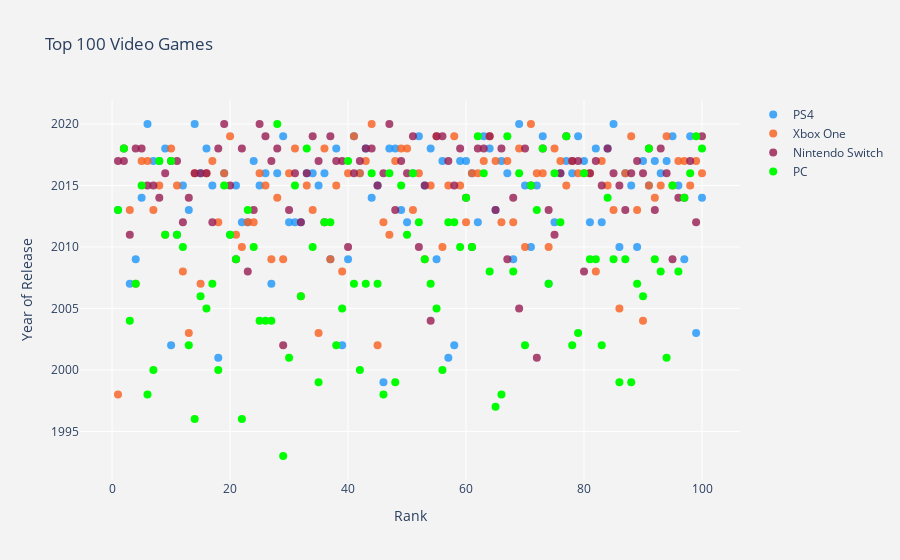

The cell this chart's notebook holds for it:
### Code cell
import plotly.graph_objs as go
from plotly.offline import init_notebook_mode,iplot

trace1 = go.Scatter(
                    x = top_100_ps4['rank'],
                    y = top_100_ps4['Year'],
                    mode = "markers",
                    name = "PS4",
                    marker = dict(color = 'rgba(28, 149, 249, 0.8)',size=8),
                    text= top_100_ps4['name'])

trace2 = go.Scatter(
                    x = top_100_xbone['rank'],
                    y = top_100_xbone['Year'],
                    mode = "markers",
                    name = "Xbox One",
                    marker = dict(color = 'rgba(249, 94, 28, 0.8)',size=8),
                    text= top_100_xbone['name'])
trace3 = go.Scatter(
                    x = top_100_switch['rank'],
                    y = top_100_switch['Year'],
                    mode = "markers",
                    name = "Nintendo Switch",
                    marker = dict(color = 'rgba(150, 26, 80, 0.8)',size=8),
                    text= top_100_switch['name'])
trace4 = go.Scatter(
                    x = top_100_pc['rank'],
                    y = top_100_pc['Year'],
                    mode = "markers",
                    name = "PC",
                    marker = dict(color = 'lime',size=8),
                    text= top_100_pc['name'])

data = [trace1, trace2,trace3,trace4]
layout = dict(title = 'Top 100 Video Games',
              xaxis= dict(title= 'Rank',ticklen= 5,zeroline= False,zerolinewidth=1,gridcolor="white"),
              yaxis= dict(title= 'Year of Release',ticklen= 5,zeroline= False,zerolinewidth=1,gridcolor="white",),
              paper_bgcolor='rgb(243, 243, 243)',
              plot_bgcolor='rgb(243, 243, 243)' )

fig = dict(data = data, layout = layout)
iplot(fig)

### Figure 1 — Plotly figure (JSON) as saved in the notebook; plotly's stock layout.template omitted (floating-point values rounded to 4 significant figures)
{"data": [{"marker": {"color": "rgba(28, 149, 249, 0.8)", "size": 8}, "mode": "markers", "name": "PS4", "text": ["Grand Theft Auto V", "Red Dead Redemption 2", "BioShock", "Uncharted 2: Among Thieves", "The Last Of Us Remastered", "Persona 5 Royal", "Divinity: Original Sin 2", "XCOM 2: War of the Chosen", "God of War", "Grand Theft Auto: Vice City", "Batman: Arkham City", "Divinity: Original Sin - Enhanced Edition", "BioShock Infinite", "The Last of Us Part II", "Persona 5", "Divinity: Original Sin 2 - Definitive Edition", "The Witcher 3: Wild Hunt", "Grand Theft Auto III", "Uncharted 4: A Thief’s End", "Uncharted 3: Drake's Deception", "Bloodborne", "Journey", "The Walking Dead: Season 1", "OKAMI HD / 大神 絶景版", "Undertale", "The Witcher 3: Game of the Year", "Call of Duty 4: Modern Warfare", "The Witcher 3: Wild Hunt - Blood and Wine", "Resident Evil 2", "FEZ", "Dishonored", "Batman: Arkham City - Game of the Year Edition", "Overwatch", "Rez Infinite", "METAL GEAR SOLID V: THE PHANTOM PAIN", "Tumblestone", "Batman: Arkham Asylum", "Shadow of the Colossus  (2018)", "Resident Evil (2002)", "Ticket to Ride", "NieR:Automata Game of the YoRHa Edition", "Death Road to Canada", "Celeste", "Shovel Knight: Treasure Trove", "The Witcher 3: Wild Hunt - Hearts of Stone", "FINAL FANTASY VIII", "Astro Bot: Rescue Mission", "Beat Saber", "Brothers - A Tale of Two Sons", "Spelunky", "NBA 2K17", "Sekiro: Shadows Die Twice", "N++ (NPLUSPLUS)", "Mark of the Ninja: Remastered", "Flower", "What Remains of Edith Finch", "Max Payne", "STAR WARS Jedi Knight II - Jedi Outcast", "F1 2017", "Horizon Zero Dawn", "Dark Souls III", "Borderlands 2", "Monster Hunter World: Iceborne", "Monster Hunter: World", "Rayman Legends", "Nex Machina", "Stardew Valley", "Assassin's Creed II", "Dreams", "Pillars of Eternity", "BioShock 2", "Destiny: The Taken King", "Apex Legends", "UNCHARTED: Drake's Fortune", "Torchlight II", "Battlefield 1", "SteamWorld Dig 2", "XCOM 2", "Devil May Cry 5", "Night in the Woods", "Far Cry 3", "Dead Cells", "Diablo 3", "Return Of The Obra Dinn", "DOOM Eternal", "Limbo", "Sid Meier’s Civilization VI", "Nuclear Throne", "Assassin’s Creed Brotherhood", "Hollow Knight", "Kerbal Space Program", "Injustice 2", "Owlboy", "Final Fantasy XII: The Zodiac Age", "Slay the Spire", "Crypt of the NecroDancer", "Plants vs. Zombies GOTY Edition", "F1 2019", "Jak II", "Oddworld: New 'n' Tasty"], "type": "scatter", "x": [1, 2, 3, 4, 5, 6, 7, 8, 9, 10, 11, 12, 13, 14, 15, 16, 17, 18, 19, 20, 21, 22, 23, 24, 25, 26, 27, 28, 29, 30, 31, 32, 33, 34, 35, 36, 37, 38, 39, 40, 41, 42, 43, 44, 45, 46, 47, 48, 49, 50, 51, 52, 53, 54, 55, 56, 57, 58, 59, 60, 61, 62, 63, 64, 65, 66, 67, 68, 69, 70, 71, 72, 73, 74, 75, 76, 77, 78, 79, 80, 81, 82, 83, 84, 85, 86, 87, 88, 89, 90, 91, 92, 93, 94, 95, 96, 97, 98, 99, 100], "y": [2013, 2018, 2007, 2009, 2014, 2020, 2017, 2017, 2018, 2002, 2011, 2015, 2013, 2020, 2016, 2018, 2015, 2001, 2016, 2011, 2015, 2012, 2012, 2017, 2015, 2016, 2007, 2016, 2019, 2012, 2012, 2012, 2016, 2016, 2015, 2016, 2009, 2018, 2002, 2009, 2019, 2016, 2018, 2014, 2015, 1999, 2018, 2018, 2013, 2012, 2016, 2019, 2015, 2018, 2009, 2017, 2001, 2002, 2017, 2017, 2016, 2012, 2019, 2018, 2013, 2017, 2016, 2009, 2020, 2015, 2010, 2015, 2019, 2007, 2012, 2016, 2017, 2016, 2019, 2017, 2012, 2018, 2012, 2018, 2020, 2010, 2016, 2015, 2010, 2017, 2015, 2017, 2016, 2017, 2019, 2015, 2009, 2019, 2003, 2014]}, {"marker": {"color": "rgba(249, 94, 28, 0.8)", "size": 8}, "mode": "markers", "name": "Xbox One", "text": ["Soulcalibur", "Red Dead Redemption 2", "Grand Theft Auto V", "BioShock", "Divinity: Original Sin 2", "XCOM 2: War of the Chosen", "BioShock Infinite", "Divinity: Original Sin - Enhanced Edition", "Batman: Arkham City", "Divinity: Original Sin 2 - Definitive Edition", "The Witcher 3: Wild Hunt", "Gears of War 2", "SSX 3", "The Witcher 3: Wild Hunt - Blood and Wine", "Call of Duty 4: Modern Warfare", "The Witcher 3: Game of the Year", "OKAMI HD / 大神 絶景版", "The Walking Dead: Season 1", "Overwatch", "Resident Evil 2", "Gears of War 3", "Halo: Reach", "Dishonored", "Batman: Arkham City - Game of the Year Edition", "Tumblestone", "METAL GEAR SOLID V: THE PHANTOM PAIN", "Batman: Arkham Asylum", "Shovel Knight: Treasure Trove", "Ticket to Ride", "Death Road to Canada", "Celeste", "Gears of War", "The Witcher 3: Wild Hunt - Hearts of Stone", "Brothers - A Tale of Two Sons", "STAR WARS - Knights of the Old Republic", "Forza Horizon 4", "Bayonetta", "N++ (NPLUSPLUS)", "Braid", "NBA 2K17", "Sekiro: Shadows Die Twice", "Dark Souls III", "What Remains of Edith Finch", "Ori and the Will of the Wisps", "The Elder Scrolls III: Morrowind", "Borderlands 2", "Deus Ex: Human Revolution", "F1 2017", "Mark of the Ninja: Remastered", "Monster Hunter: World", "Rayman Legends", "Stardew Valley", "Assassin's Creed II", "Pillars of Eternity", "Monster Hunter World: Iceborne", "BioShock 2", "Destiny: The Taken King", "Apex Legends", "Ori and the Blind Forest", "Torchlight II", "Battlefield 1", "Ori and the Blind Forest: Definitive Edition", "Night in the Woods", "Devil May Cry 5", "Forza Horizon 3 Hot Wheels", "Far Cry 3", "SteamWorld Dig 2", "Diablo 3", "Dead Cells", "Limbo", "DOOM Eternal", "Forza Horizon 3", "Sid Meier’s Civilization VI", "Assassin’s Creed Brotherhood", "Return Of The Obra Dinn", "Hollow Knight", "Kerbal Space Program", "Injustice 2", "Owlboy", "The Witness", "Titanfall 2", "Race Driver: Grid", "Cuphead", "Dying Light: The Following - Enhanced Edition", "The Swapper", "Psychonauts", "INSIDE", "F1 2019", "TowerFall Ascension", "DOOM 3", "Wasteland 2: Director's Cut", "Oddworld: New 'n' Tasty", "Crypt of the NecroDancer", "Slay the Spire", "Forza Motorsport 6", "Final Fantasy XII: The Zodiac Age", "Wolfenstein 2: The New Colossus", "NBA 2K16", "NieR:Automata", "F1 2016"], "type": "scatter", "x": [1, 2, 3, 4, 5, 6, 7, 8, 9, 10, 11, 12, 13, 14, 15, 16, 17, 18, 19, 20, 21, 22, 23, 24, 25, 26, 27, 28, 29, 30, 31, 32, 33, 34, 35, 36, 37, 38, 39, 40, 41, 42, 43, 44, 45, 46, 47, 48, 49, 50, 51, 52, 53, 54, 55, 56, 57, 58, 59, 60, 61, 62, 63, 64, 65, 66, 67, 68, 69, 70, 71, 72, 73, 74, 75, 76, 77, 78, 79, 80, 81, 82, 83, 84, 85, 86, 87, 88, 89, 90, 91, 92, 93, 94, 95, 96, 97, 98, 99, 100], "y": [1998, 2018, 2013, 2007, 2017, 2017, 2013, 2015, 2011, 2018, 2015, 2008, 2003, 2016, 2007, 2016, 2017, 2012, 2016, 2019, 2011, 2010, 2012, 2012, 2016, 2015, 2009, 2014, 2009, 2016, 2018, 2006, 2015, 2013, 2003, 2018, 2009, 2015, 2008, 2016, 2019, 2016, 2017, 2020, 2002, 2012, 2011, 2017, 2018, 2018, 2013, 2016, 2009, 2015, 2019, 2010, 2015, 2019, 2015, 2012, 2016, 2016, 2017, 2019, 2017, 2012, 2017, 2012, 2018, 2010, 2020, 2016, 2016, 2010, 2018, 2017, 2015, 2017, 2016, 2016, 2016, 2008, 2017, 2015, 2013, 2005, 2016, 2019, 2013, 2004, 2015, 2014, 2015, 2019, 2015, 2017, 2017, 2015, 2017, 2016]}, {"marker": {"color": "rgba(150, 26, 80, 0.8)", "size": 8}, "mode": "markers", "name": "Nintendo Switch", "text": ["The Legend of Zelda: Breath of the Wild", "Super Mario Odyssey", "The Elder Scrolls V: Skyrim", "Super Smash Bros. Ultimate", "Divinity: Original Sin 2 - Definitive Edition", "The Witcher 3: Wild Hunt", "Undertale", "Bayonetta 2", "The Witcher 3: Game of the Year", "Mario Kart 8 Deluxe", "OKAMI HD / 大神 絶景版", "The Walking Dead: Season 1", "Shovel Knight: Treasure Trove", "Overwatch", "Tumblestone", "Death Road to Canada", "Mark of the Ninja", "Celeste", "Animal Crossing: New Horizons", "N++ (NPLUSPLUS)", "Bayonetta", "Into the Breach", "World of Goo", "Brothers - A Tale of Two Sons", "Xenoblade Chronicles: Definitive Edition", "Fire Emblem: Three Houses", "What Remains of Edith Finch", "Mark of the Ninja: Remastered", "STAR WARS Jedi Knight II - Jedi Outcast", "Rayman Legends", "Stardew Valley", "Diablo 3", "Ori and the Blind Forest: Definitive Edition", "Super Mario Maker 2", "SteamWorld Dig 2", "Torchlight II", "Apex Legends", "West of Loathing", "Night in the Woods", "Limbo", "Owlboy", "Hollow Knight", "Return Of The Obra Dinn", "Dead Cells", "Nuclear Throne", "Sid Meier’s Civilization VI", "DOOM Eternal", "TowerFall Ascension", "Cuphead", "INSIDE", "The Legend of Zelda: Link's Awakening (2019)", "Super Meat Boy", "Crypt of the NecroDancer", "DOOM 3", "Astral Chain", "Slay the Spire", "Final Fantasy XII: The Zodiac Age", "Wasteland 2: Director's Cut", "Football Manager 2019", "Astebreed", "Game Dev Story", "Florence", "STEINS;GATE ELITE", "Baba Is You", "Gone Home", "Iconoclasts", "Resident Evil 5", "The Binding of Isaac: Rebirth", "Resident Evil 4", "DRAGON BALL FighterZ", "Rocket League", "Onimusha: Warlords", "DRAGON QUEST XI: Echoes of an Elusive Age", "FIFA 14", "Bastion", "VOEZ", "Luigi's Mansion 3", "Wolfenstein 2: The New Colossus", "Monster Slayers", "Valkyria Chronicles", "Thumper", "Sonic Mania", "Mega Man Legacy Collection / ロックマン クラシックス コレクション", "Guacamelee! 2", "DOOM (2016)", "Cities: Skylines", "Assassin’s Creed IV: Black Flag", "BlazBlue: Central Fiction", "Mario + Rabbids Kingdom Battle", "Chime Sharp", "Monster Boy and the Cursed Kingdom", "Rogue Legacy", "Assassin's Creed Odyssey", "Shu", "Machinarium", "The Talos Principle", "Shovel Knight", "Planescape: Torment: Enhanced Edition", "Hotline Miami", "Cadence of Hyrule - Crypt of the NecroDancer Featuring the Legend of Zelda"], "type": "scatter", "x": [1, 2, 3, 4, 5, 6, 7, 8, 9, 10, 11, 12, 13, 14, 15, 16, 17, 18, 19, 20, 21, 22, 23, 24, 25, 26, 27, 28, 29, 30, 31, 32, 33, 34, 35, 36, 37, 38, 39, 40, 41, 42, 43, 44, 45, 46, 47, 48, 49, 50, 51, 52, 53, 54, 55, 56, 57, 58, 59, 60, 61, 62, 63, 64, 65, 66, 67, 68, 69, 70, 71, 72, 73, 74, 75, 76, 77, 78, 79, 80, 81, 82, 83, 84, 85, 86, 87, 88, 89, 90, 91, 92, 93, 94, 95, 96, 97, 98, 99, 100], "y": [2017, 2017, 2011, 2018, 2018, 2015, 2015, 2014, 2016, 2017, 2017, 2012, 2014, 2016, 2016, 2016, 2012, 2018, 2020, 2015, 2009, 2018, 2008, 2013, 2020, 2019, 2017, 2018, 2002, 2013, 2016, 2012, 2016, 2019, 2017, 2012, 2019, 2017, 2017, 2010, 2016, 2017, 2018, 2018, 2015, 2016, 2020, 2013, 2017, 2016, 2019, 2010, 2015, 2004, 2019, 2019, 2017, 2015, 2018, 2014, 2010, 2018, 2018, 2019, 2013, 2018, 2009, 2014, 2005, 2018, 2015, 2001, 2018, 2013, 2011, 2016, 2019, 2017, 2017, 2008, 2016, 2017, 2015, 2018, 2016, 2015, 2013, 2016, 2017, 2016, 2018, 2013, 2018, 2016, 2009, 2014, 2014, 2017, 2012, 2019]}, {"marker": {"color": "lime", "size": 8}, "mode": "markers", "name": "PC", "text": ["Grand Theft Auto V", "Red Dead Redemption 2", "Half-Life 2", "BioShock", "Half-Life 2: Update", "Half-Life", "Baldur's Gate II: Shadows of Amn", "Divinity: Original Sin 2", "Portal 2", "XCOM 2: War of the Chosen", "Batman: Arkham City", "Grand Theft Auto IV: Complete Edition", "Grand Theft Auto: Vice City", "Diablo", "The Elder Scrolls IV: Oblivion", "Sid Meier's Civilization IV", "Halo 3", "Jet Set Radio", "Divinity: Original Sin - Enhanced Edition", "The Elder Scrolls V: Skyrim", "The Elder Scrolls IV: Oblivion Game of the Year Edition", "Quake", "BioShock Infinite", "Mass Effect 2", "Grand Theft Auto: San Andreas", "Unreal Tournament 2004: Editor's Choice Edition", "World of Warcraft", "Half-Life: Alyx", "Maniac Mansion: Day of the Tentacle", "Grand Theft Auto III", "The Witcher 3: Wild Hunt", "Company of Heroes", "Divinity: Original Sin 2 - Definitive Edition", "Cut the Rope", "Age of Empires II: Age of Kings", "Journey", "The Walking Dead: Season 1", "Warcraft 3: Reign of Chaos", "Tom Clancy's Splinter Cell Chaos Theory", "OKAMI HD / 大神 絶景版", "Rome: Total War - Collection", "Unreal Tournament: Game of the Year Edition", "Team Fortress 2", "Out of the Park Baseball 17", "Call of Duty 4: Modern Warfare", "Thief Gold", "The Witcher 3: Wild Hunt - Blood and Wine", "System Shock 2", "Undertale", "Galactic Civilizations II: Ultimate Edition", "The Witcher 3: Game of the Year", "FEZ", "Fallout 3: Game of the Year Edition", "Crysis", "Battlefield 2", "Tony Hawk's Pro Skater 2", "Batman: Arkham City - Game of the Year Edition", "Dishonored", "Halo: Reach", "Dark Souls II", "Batman: Arkham Asylum Game of the Year Edition", "Disco Elysium", "Rez Infinite", "World of Warcraft: Wrath of the Lich King", "STAR WARS Jedi Knight: Dark Forces II", "Baldur's Gate", "Resident Evil 2", "Fallout 3", "Overwatch", "Medal of Honor Allied Assault", "METAL GEAR SOLID V: THE PHANTOM PAIN", "Deus Ex: Human Revolution - Director's Cut", "Celeste", "World of Warcraft: The Burning Crusade", "Tumblestone", "Mark of the Ninja", "NieR:Automata Game of the YoRHa Edition", "Tom Clancy's Splinter Cell", "Call of Duty", "Death Road to Canada", "Ticket to Ride", "STREET FIGHTER IV", "Resident Evil (2002)", "Shovel Knight: Treasure Trove", "Batman: Arkham Asylum", "The Longest Journey", "Dragon Age: Origins", "Freespace 2", "Half-Life 2: Episode Two", "Gears of War", "Forza Horizon 4", "Bayonetta", "Silent Hunter III", "Sid Meier's Civilization III Complete", "N++ (NPLUSPLUS)", "Braid", "Hearthstone", "NBA 2K17", "Sekiro: Shadows Die Twice", "Into the Breach"], "type": "scatter", "x": [1, 2, 3, 4, 5, 6, 7, 8, 9, 10, 11, 12, 13, 14, 15, 16, 17, 18, 19, 20, 21, 22, 23, 24, 25, 26, 27, 28, 29, 30, 31, 32, 33, 34, 35, 36, 37, 38, 39, 40, 41, 42, 43, 44, 45, 46, 47, 48, 49, 50, 51, 52, 53, 54, 55, 56, 57, 58, 59, 60, 61, 62, 63, 64, 65, 66, 67, 68, 69, 70, 71, 72, 73, 74, 75, 76, 77, 78, 79, 80, 81, 82, 83, 84, 85, 86, 87, 88, 89, 90, 91, 92, 93, 94, 95, 96, 97, 98, 99, 100], "y": [2013, 2018, 2004, 2007, 2015, 1998, 2000, 2017, 2011, 2017, 2011, 2010, 2002, 1996, 2006, 2005, 2007, 2000, 2015, 2011, 2009, 1996, 2013, 2010, 2004, 2004, 2004, 2020, 1993, 2001, 2015, 2006, 2018, 2010, 1999, 2012, 2012, 2002, 2005, 2017, 2007, 2000, 2007, 2016, 2007, 1998, 2016, 1999, 2015, 2011, 2016, 2012, 2009, 2007, 2005, 2000, 2012, 2012, 2010, 2014, 2010, 2019, 2016, 2008, 1997, 1998, 2019, 2008, 2016, 2002, 2015, 2013, 2018, 2007, 2016, 2012, 2019, 2002, 2003, 2016, 2009, 2009, 2002, 2014, 2009, 1999, 2009, 1999, 2007, 2006, 2018, 2009, 2008, 2001, 2015, 2008, 2014, 2016, 2019, 2018]}], "layout": {"paper_bgcolor": "rgb(243, 243, 243)", "plot_bgcolor": "rgb(243, 243, 243)", "title": {"text": "Top 100 Video Games"}, "xaxis": {"gridcolor": "white", "ticklen": 5, "title": {"text": "Rank"}, "zeroline": false, "zerolinewidth": 1}, "yaxis": {"gridcolor": "white", "ticklen": 5, "title": {"text": "Year of Release"}, "zeroline": false, "zerolinewidth": 1}}}
